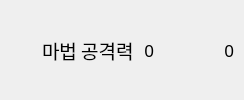
         <widget class="QWidget" name="containerAttackMagic" native="true">
          <property name="font">
           <font>
            <family>ONE Mobile POP</family>
            <pointsize>15</pointsize>
           </font>
          </property>
          <layout class="QHBoxLayout" name="horizontalLayout_5">
           <property name="spacing">
            <number>10</number>
           </property>
           <property name="leftMargin">
            <number>5</number>
           </property>
           <property name="topMargin">
            <number>0</number>
           </property>
           <property name="rightMargin">
            <number>10</number>
           </property>
           <property name="bottomMargin">
            <number>0</number>
           </property>
           <item>
            <widget class="QLabel" name="iconAttackMagic">
             <property name="sizePolicy">
              <sizepolicy hsizetype="Fixed" vsizetype="Fixed">
               <horstretch>0</horstretch>
               <verstretch>0</verstretch>
              </sizepolicy>
             </property>
             <property name="minimumSize">
              <size>
               <width>27</width>
               <height>27</height>
              </size>
             </property>
             <property name="maximumSize">
              <size>
               <width>27</width>
               <height>27</height>
              </size>
             </property>
             <property name="font">
              <font>
               <family>ONE Mobile POP</family>
               <pointsize>15</pointsize>
              </font>
             </property>
             <property name="text">
              <string/>
             </property>
             <property name="scaledContents">
              <bool>true</bool>
             </property>
             <property name="alignment">
              <set>Qt::AlignCenter</set>
             </property>
            </widget>
           </item>
           <item>
            <widget class="QLabel" name="nameAttackMagic">
             <property name="sizePolicy">
              <sizepolicy hsizetype="Expanding" vsizetype="Preferred">
               <horstretch>1</horstretch>
               <verstretch>0</verstretch>
              </sizepolicy>
             </property>
             <property name="font">
              <font>
               <family>ONE Mobile POP</family>
               <pointsize>14</pointsize>
              </font>
             </property>
             <property name="text">
              <string>마법 공격력</string>
             </property>
             <property name="alignment">
              <set>Qt::AlignLeading|Qt::AlignLeft|Qt::AlignVCenter</set>
             </property>
            </widget>
           </item>
           <item>
            <widget class="QLabel" name="statAttackMagic">
             <property name="sizePolicy">
              <sizepolicy hsizetype="Expanding" vsizetype="Preferred">
               <horstretch>2</horstretch>
               <verstretch>0</verstretch>
              </sizepolicy>
             </property>
             <property name="font">
              <font>
               <family>ONE Mobile POP</family>
               <pointsize>13</pointsize>
              </font>
             </property>
             <property name="text">
              <string>0</string>
             </property>
             <property name="alignment">
              <set>Qt::AlignRight|Qt::AlignTrailing|Qt::AlignVCenter</set>
             </property>
            </widget>
           </item>
           <item>
            <widget class="QLabel" name="rateAttackMagic">
             <property name="sizePolicy">
              <sizepolicy hsizetype="Minimum" vsizetype="Preferred">
               <horstretch>0</horstretch>
               <verstretch>0</verstretch>
              </sizepolicy>
             </property>
             <property name="minimumSize">
              <size>
               <width>70</width>
               <height>0</height>
              </size>
             </property>
             <property name="font">
              <font>
               <family>ONE Mobile POP</family>
               <pointsize>13</pointsize>
              </font>
             </property>
             <property name="text">
              <string>0</string>
             </property>
             <property name="alignment">
              <set>Qt::AlignRight|Qt::AlignTrailing|Qt::AlignVCenter</set>
             </property>
            </widget>
           </item>
          </layout>
         </widget>
